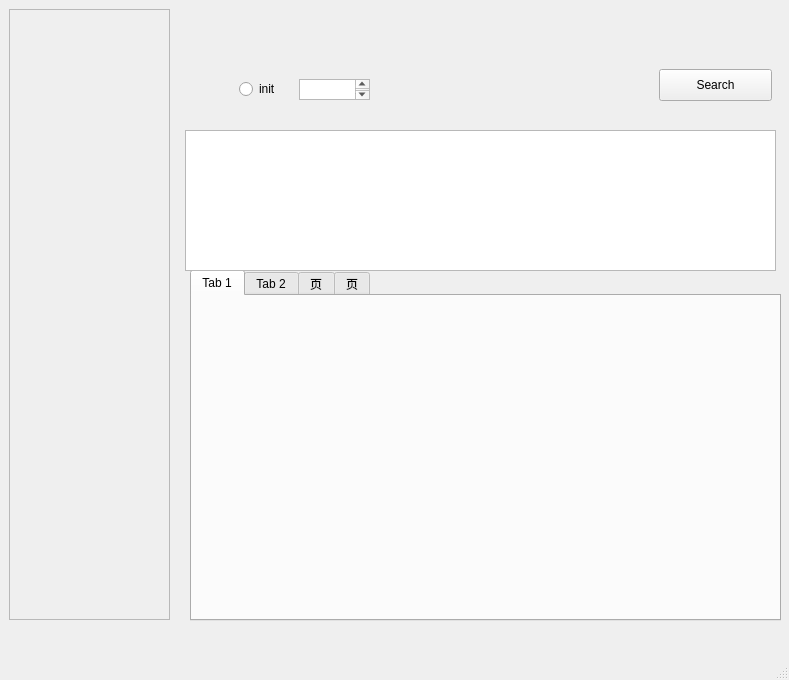
<?xml version="1.0" encoding="UTF-8"?>
<ui version="4.0">
 <class>MainWindow</class>
 <widget class="QMainWindow" name="MainWindow">
  <property name="geometry">
   <rect>
    <x>0</x>
    <y>0</y>
    <width>789</width>
    <height>680</height>
   </rect>
  </property>
  <property name="windowTitle">
   <string>MainWindow</string>
  </property>
  <widget class="QWidget" name="centralwidget">
   <widget class="QScrollArea" name="scrollArea">
    <property name="geometry">
     <rect>
      <x>9</x>
      <y>9</y>
      <width>161</width>
      <height>611</height>
     </rect>
    </property>
    <property name="widgetResizable">
     <bool>true</bool>
    </property>
    <widget class="QWidget" name="scrollAreaWidgetContents">
     <property name="geometry">
      <rect>
       <x>0</x>
       <y>0</y>
       <width>159</width>
       <height>609</height>
      </rect>
     </property>
    </widget>
   </widget>
   <widget class="QTabWidget" name="tabWidget">
    <property name="geometry">
     <rect>
      <x>190</x>
      <y>270</y>
      <width>591</width>
      <height>351</height>
     </rect>
    </property>
    <property name="currentIndex">
     <number>0</number>
    </property>
    <widget class="QWidget" name="dayK">
     <attribute name="title">
      <string>Tab 1</string>
     </attribute>
    </widget>
    <widget class="QWidget" name="min30K">
     <attribute name="title">
      <string>Tab 2</string>
     </attribute>
    </widget>
    <widget class="QWidget" name="min15K">
     <attribute name="title">
      <string>页</string>
     </attribute>
    </widget>
    <widget class="QWidget" name="min5K">
     <attribute name="title">
      <string>页</string>
     </attribute>
    </widget>
   </widget>
   <widget class="QTableWidget" name="tableWidget">
    <property name="geometry">
     <rect>
      <x>185</x>
      <y>130</y>
      <width>591</width>
      <height>141</height>
     </rect>
    </property>
   </widget>
   <widget class="QWidget" name="widget" native="true">
    <property name="geometry">
     <rect>
      <x>189</x>
      <y>9</y>
      <width>591</width>
      <height>111</height>
     </rect>
    </property>
    <widget class="QPushButton" name="pushButton">
     <property name="geometry">
      <rect>
       <x>470</x>
       <y>60</y>
       <width>113</width>
       <height>32</height>
      </rect>
     </property>
     <property name="text">
      <string>Search</string>
     </property>
    </widget>
    <widget class="QRadioButton" name="radioButton">
     <property name="geometry">
      <rect>
       <x>50</x>
       <y>70</y>
       <width>100</width>
       <height>20</height>
      </rect>
     </property>
     <property name="text">
      <string>init</string>
     </property>
    </widget>
    <widget class="QPlainTextEdit" name="plainTextEdit">
     <property name="geometry">
      <rect>
       <x>110</x>
       <y>70</y>
       <width>71</width>
       <height>21</height>
      </rect>
     </property>
    </widget>
   </widget>
  </widget>
  <widget class="QMenuBar" name="menubar">
   <property name="geometry">
    <rect>
     <x>0</x>
     <y>0</y>
     <width>789</width>
     <height>22</height>
    </rect>
   </property>
  </widget>
  <widget class="QStatusBar" name="statusbar"/>
 </widget>
 <resources/>
 <connections/>
</ui>
